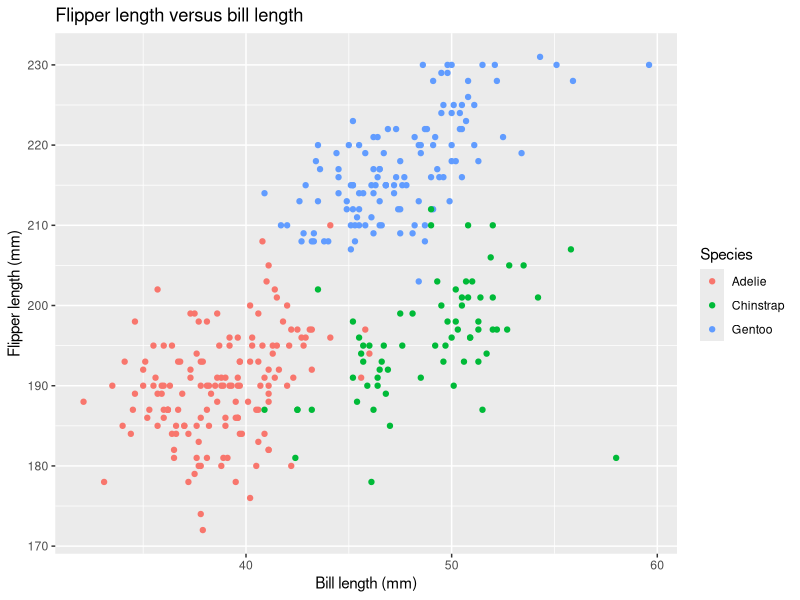
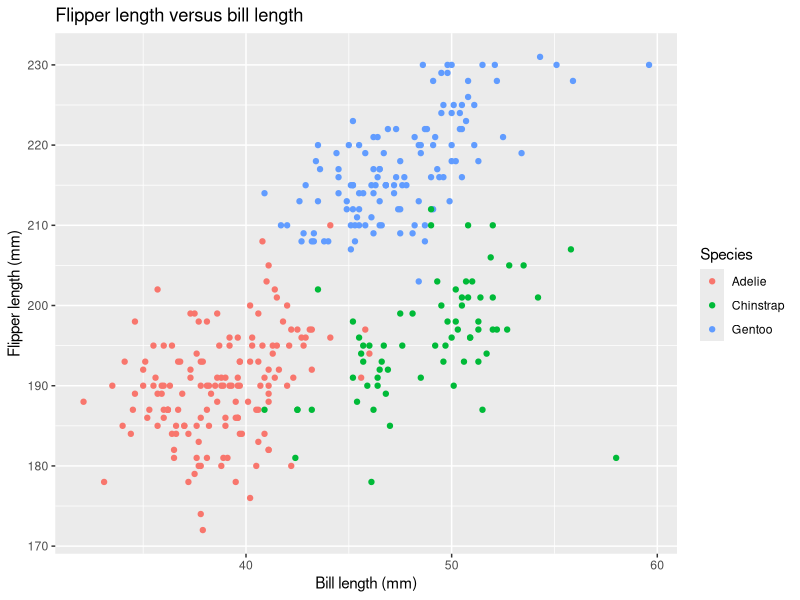

The R source for these figures, in order:
## ---- chunk 1
knitr::opts_chunk$set(echo = TRUE)
library(ggplot2)
library(dplyr)
## ---- chunk 2
data("penguins", package = "palmerpenguins")
## ---- chunk 3
penguin_plot = ggplot(
  penguins,
  aes(x = bill_length_mm, y = flipper_length_mm, color = species)
) +
  geom_point(na.rm = TRUE) +
  labs(
    title = "Flipper length versus bill length",
    x = "Bill length (mm)",
    y = "Flipper length (mm)",
    color = "Species"
  )

penguin_plot

ggsave(
  filename = "penguin_scatterplot.png",
  plot = penguin_plot,
  width = 7,
  height = 5,
  units = "in",
  dpi = 300
)
